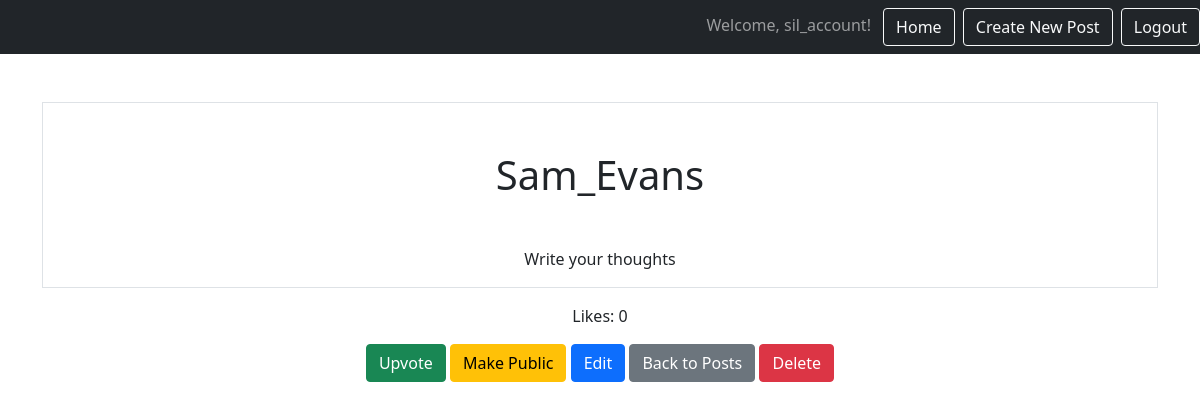
Screenshot of /posts/blogs/12/ (signed in) with the database file from the repository.
### app/models.py (models this page shows, shortened)
class Post(models.Model):
    title = models.CharField(max_length=100)
    content = models.TextField()
    likes = models.PositiveSmallIntegerField(default=0)
    created_at = models.DateTimeField(auto_now_add=True)
    user = models.ForeignKey(User, on_delete=models.CASCADE, related_name='posts')
    is_public = models.BooleanField(default=False)

### app/views.py (the view)
# urls.py: path('blogs/<int:pk>/', views.PostDetailView.as_view(), name='posts.details'),
class PostDetailView(DetailView):
    model = Post
    template_name = 'posts/post_details.html'
    context_object_name = 'Post'
    login_url = '/admin/'

### app/templates/posts/post_details.html (shortened to what this page needs)
{% extends 'base.html' %}
{% block content %}
<div class="border round">
    <h1 class="my-5">{{ Post.title }}{% if Post.is_public %}<span class="badge bg-secondary">Public</span>{% endif %}</h1>
    <p>{{ Post.content }}</p>
</div>
<div class="mt-3">
    <p>Likes: {{ Post.likes }}</p>
    <form action="{% url 'posts.add_like' Post.pk %}" method="post" class="d-inline">
        <button type="submit" class="btn btn-success">Upvote</button>
    </form>
    <form action="{% url 'posts.toggle_visibility' Post.pk %}" method="post" class="d-inline">
        <button type="submit" class="btn btn-warning">
            {% if Post.is_public %}Make Private{% else %}Make Public{% endif %}
        </button>
    </form>
    <a href="{% url 'posts.update' Post.pk %}" class="btn btn-primary">Edit</a>
    <a href="{% url 'posts' %}" class="btn btn-secondary">Back to Posts</a>
    <a href="{% url 'posts.delete' Post.pk %}" class="btn btn-danger">Delete</a>
</div>
{% endblock %}

### static/templates/base.html (shortened to what this page needs)
{% load static %}
<html>
    <head>
        <link href="https://cdn.jsdelivr.net/npm/bootstrap@5.0.2/dist/css/bootstrap.min.css" rel="stylesheet">
    </head>
    <body>
        <nav class="navbar navbar-expand-lg navbar-dark bg-dark">
            <div class="ms-auto">
                {% if user.is_authenticated %}
                    <span class="navbar-text me-2">Welcome, {{ user.username }}!</span>
                    <a href="{% url 'home' %}" class="btn btn-outline-light me-1">Home</a>
                    <a href="{% url 'posts.new' %}" class="btn btn-outline-light me-1">Create New Post</a>
                    <form method="post" action="{% url 'home.logout' %}" class="d-inline">
                        <button type="submit" class="btn btn-outline-light">Logout</button>
                    </form>
                {% else %}
                    <a href="{% url 'home.login' %}" class="btn btn-outline-light me-1">Login</a>
                    <a href="{% url 'home.signup' %}" class="btn btn-outline-light me-1">Sign Up</a>
                {% endif %}
            </div>
        </nav>
        <div class="my-5 text-center container">
            {% block content %}
            {% endblock %}
        </div>
    </body>
</html>

### rows the page displays
Post: title "Sam_Evans", content "Write your thoughts", likes "0"

### other values shown
{{ user.username }} "sil_account"
